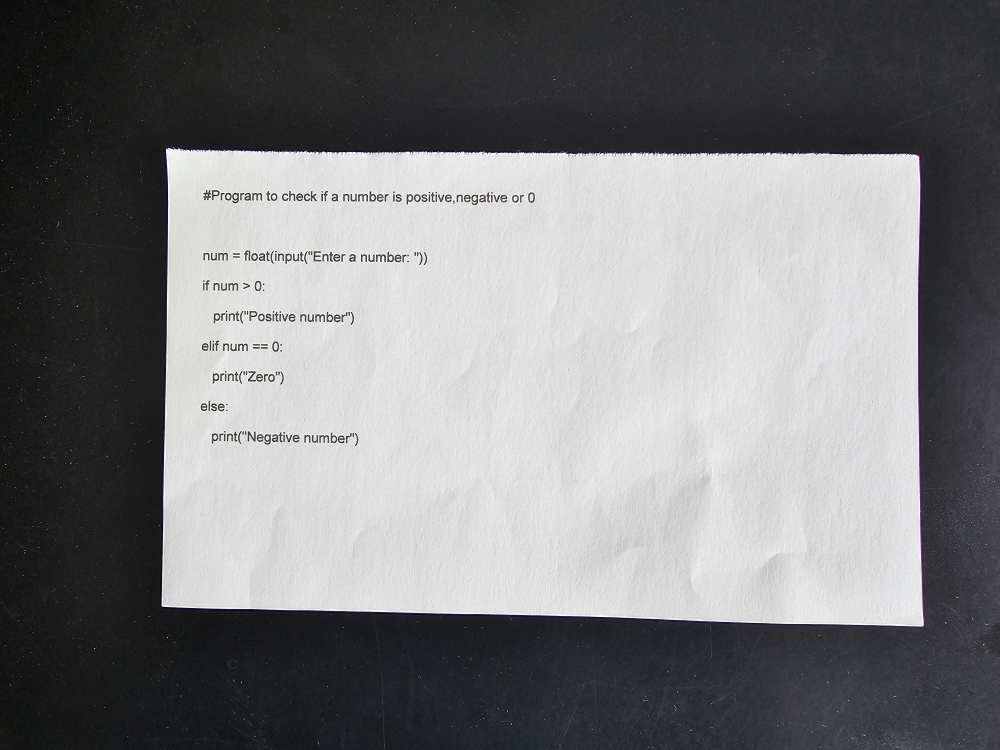
#> input picture Server/Images/20230804_134003.jpg, 4000 x 3000 px (shown at 1/4 size)
$ python -i functions.py   (imports and definitions only)
#> lines starting #> are read from the running program, lines starting #| are printed output that depends on the picture; after the words box and inside, x2 and y2 are one past the last pixel; in counts of white or black regions, pixels touching at a corner belong together
#> further down, picture is the input picture: shape (3000, 4000, 3); mean B, G, R 124.5, 123.1, 122.6
import cv2
import numpy as np

def img_Processing(img):
    # Grayscale
    gray_img=cv2.cvtColor(img,cv2.COLOR_BGR2GRAY)

    # Noise Removal
    gray_img = cv2.bilateralFilter(gray_img,20,30,30)

    # Binarization
    img_bw = cv2.adaptiveThreshold(gray_img,255,cv2.ADAPTIVE_THRESH_MEAN_C, cv2.THRESH_BINARY,9,3)
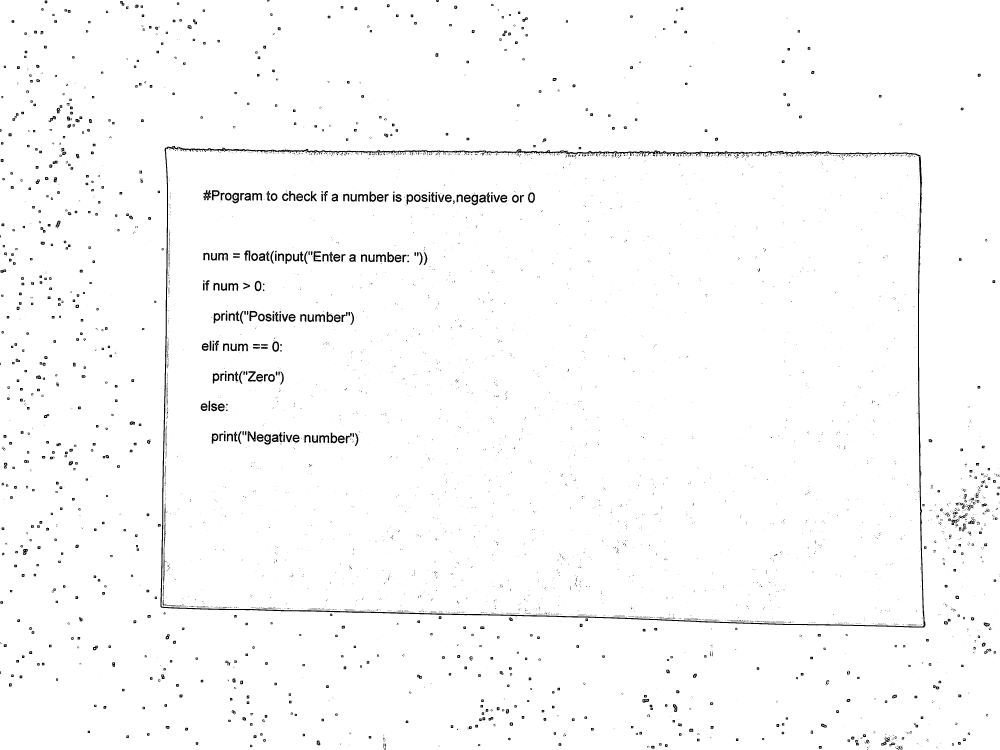
#> img_bw: shape (3000, 4000) (shown at 1/4 size); 98.4% white; 4445 black regions (3380 under 20 px), largest, box (x1, y1, x2, y2) and area: (642, 584, 3702, 2511) 48689, (652, 2089, 664, 2338) 721, (991, 1725, 1023, 1767) 696

    # Morph
    kernal = np.ones((3,2),np.uint8)
    op = cv2.morphologyEx(img_bw,cv2.MORPH_OPEN,kernal)
#> op: shape (3000, 4000); 98.3% white; 4071 black regions (3015 under 20 px), largest, box (x1, y1, x2, y2) and area: (643, 584, 3703, 2511) 50553, (652, 2012, 746, 2426) 1416, (992, 1725, 1024, 1767) 710

    # Thickening
    er=cv2.erode(op,kernal,iterations=1)
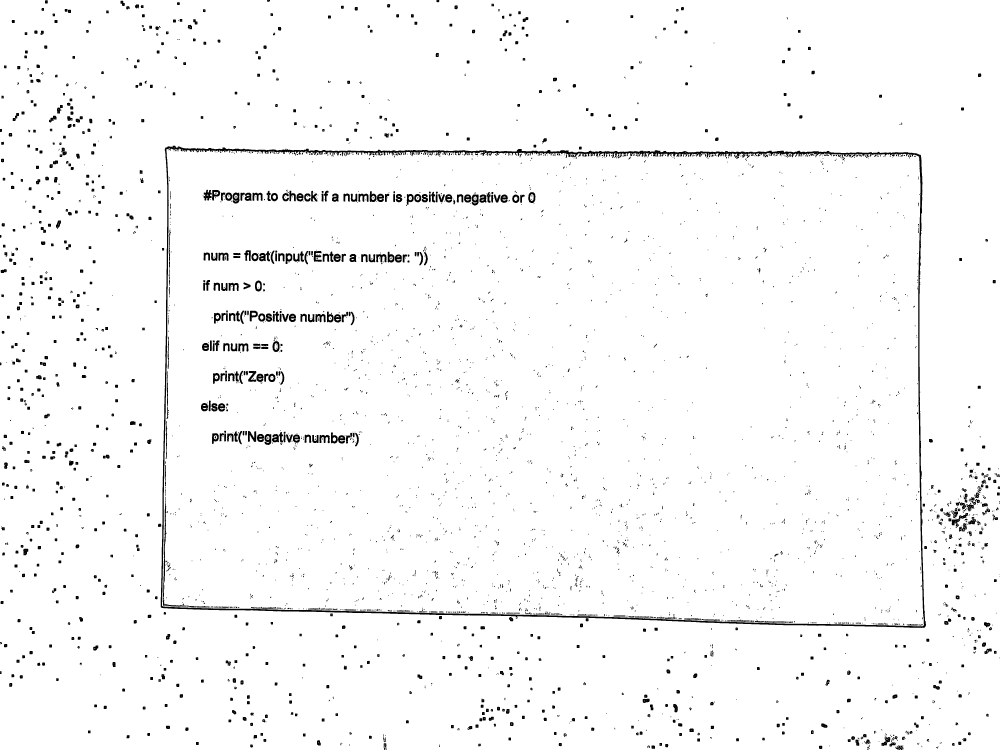
#> er: shape (3000, 4000) (shown at 1/4 size); 97.5% white; 3697 black regions (2145 under 20 px), largest, box (x1, y1, x2, y2) and area: (643, 583, 3704, 2512) 71120, (652, 2011, 747, 2427) 2131, (3807, 2052, 3872, 2108) 1038
    return er

# Rescale
# [66 lines left out: functions rescaleFrame, contures_detection, not called in this run]

>>> import cv2
>>> picture = cv2.imread('Images/20230804_134003.jpg')
>>> result = img_Processing(picture)

$ run again, on Server/Images/20230804_142600.jpg
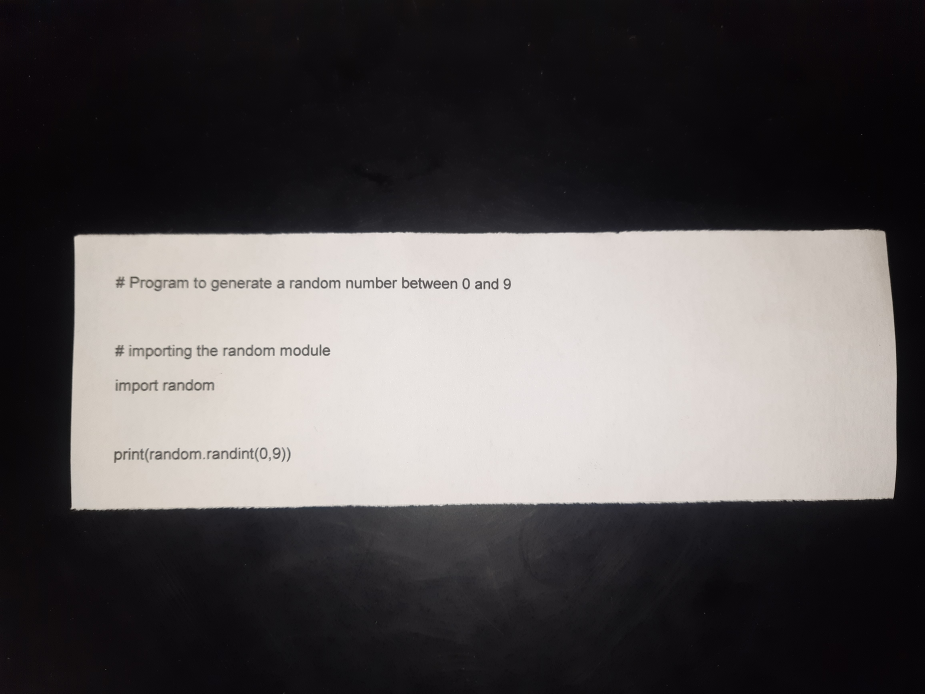
#> input picture Server/Images/20230804_142600.jpg, 4624 x 3468 px (shown at 1/5 size)
#> picture is the input picture: shape (3468, 4624, 3); mean B, G, R 85, 84.8, 88.5
#> in img_Processing, `img_bw = cv2.adaptiveThreshold(gray_img,255,cv2.ADAPTIVE_THRESH_MEAN_C..`:
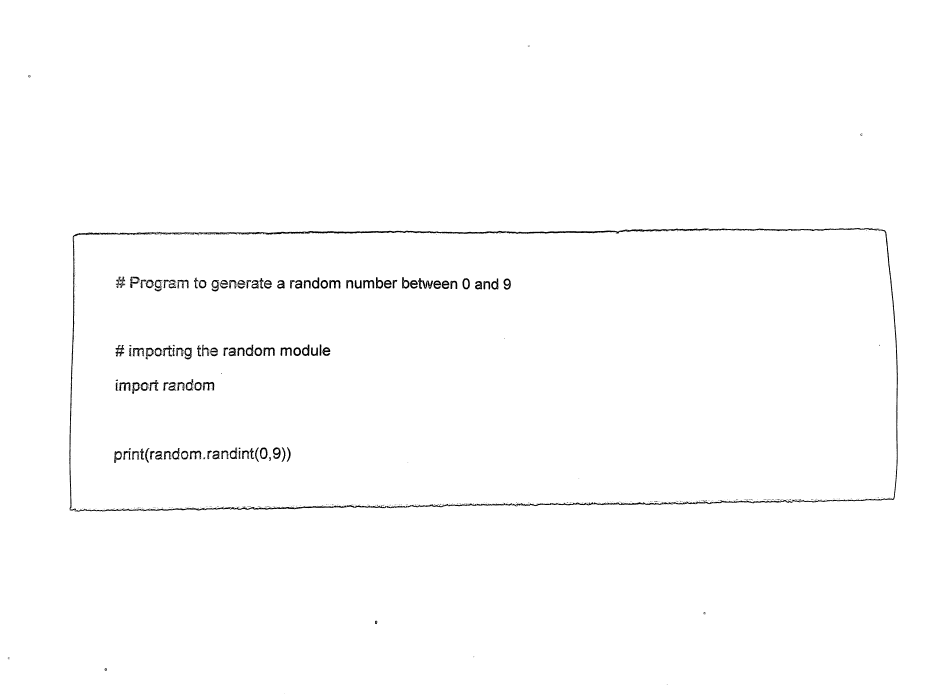
#> img_bw: shape (3468, 4624) (shown at 1/5 size); 99.1% white; 908 black regions (768 under 20 px), largest, box (x1, y1, x2, y2) and area: (347, 1139, 4489, 2553) 44077, (2579, 2498, 3963, 2531) 8495, (1150, 2516, 2382, 2550) 7676
#> op: shape (3468, 4624); 99% white; 596 black regions (468 under 20 px), largest, box (x1, y1, x2, y2) and area: (348, 1139, 4490, 2558) 69227, (2091, 1390, 2166, 1444) 1596, (596, 1911, 654, 1955) 1242
#> in img_Processing, `er=cv2.erode(op,kernal,iterations=1)`:
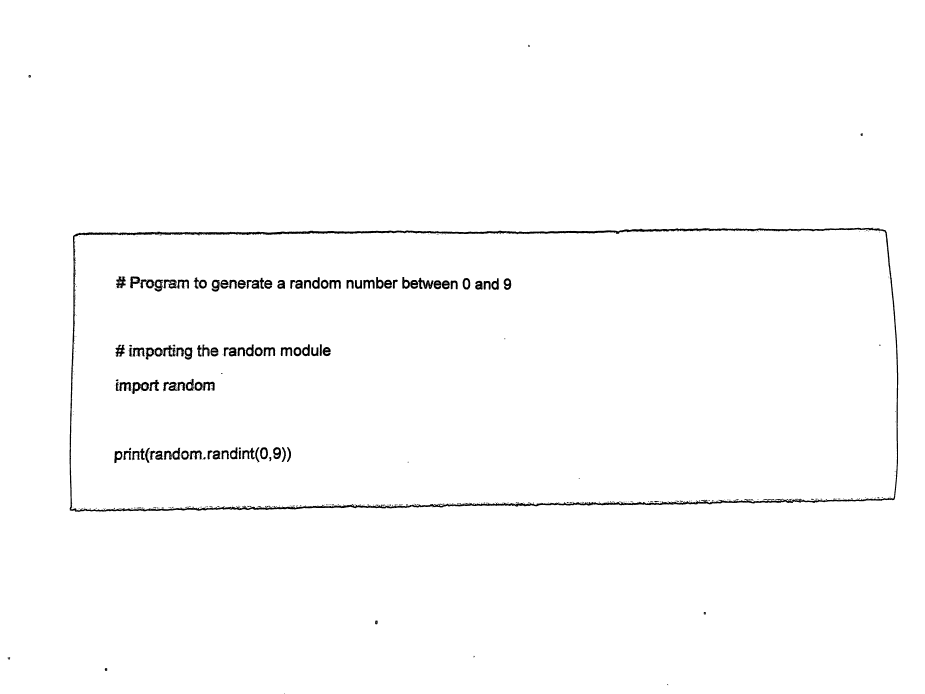
#> er: shape (3468, 4624) (shown at 1/5 size); 98.7% white; 470 black regions (281 under 20 px), largest, box (x1, y1, x2, y2) and area: (348, 1138, 4491, 2559) 93238, (2091, 1389, 2167, 1445) 1993, (817, 1398, 883, 1443) 1682

$ run again, on Server/Images/20230804_142655.jpg
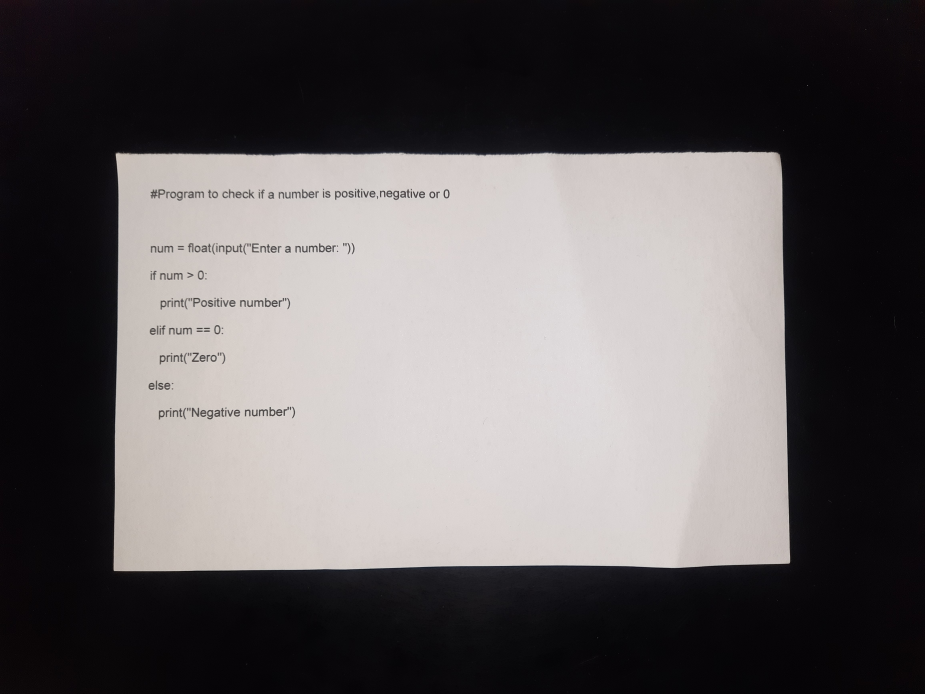
#> input picture Server/Images/20230804_142655.jpg, 4624 x 3468 px (shown at 1/5 size)
#> picture is the input picture: shape (3468, 4624, 3); mean B, G, R 94.4, 93.6, 97.7
#> in img_Processing, `img_bw = cv2.adaptiveThreshold(gray_img,255,cv2.ADAPTIVE_THRESH_MEAN_C..`:
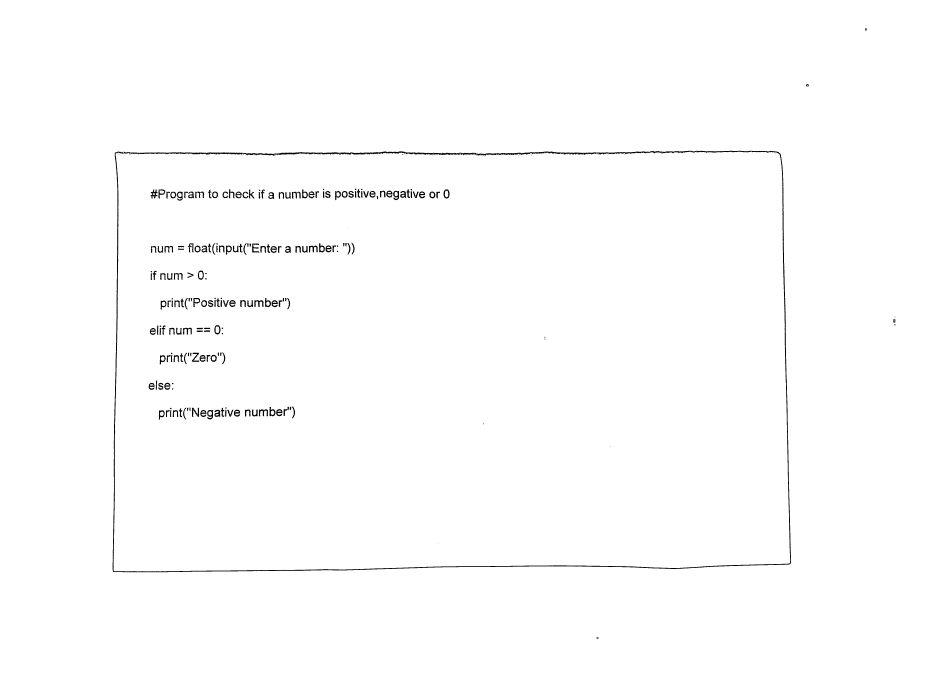
#> img_bw: shape (3468, 4624) (shown at 1/5 size); 99.2% white; 329 black regions (136 under 20 px), largest, box (x1, y1, x2, y2) and area: (563, 753, 3955, 2861) 55724, (959, 2039, 997, 2084) 783, (1294, 2047, 1340, 2082) 766
#> op: shape (3468, 4624); 99.2% white; 241 black regions (53 under 20 px), largest, box (x1, y1, x2, y2) and area: (564, 753, 3956, 2861) 56747, (960, 2039, 998, 2084) 801, (753, 947, 790, 993) 783
#> in img_Processing, `er=cv2.erode(op,kernal,iterations=1)`:
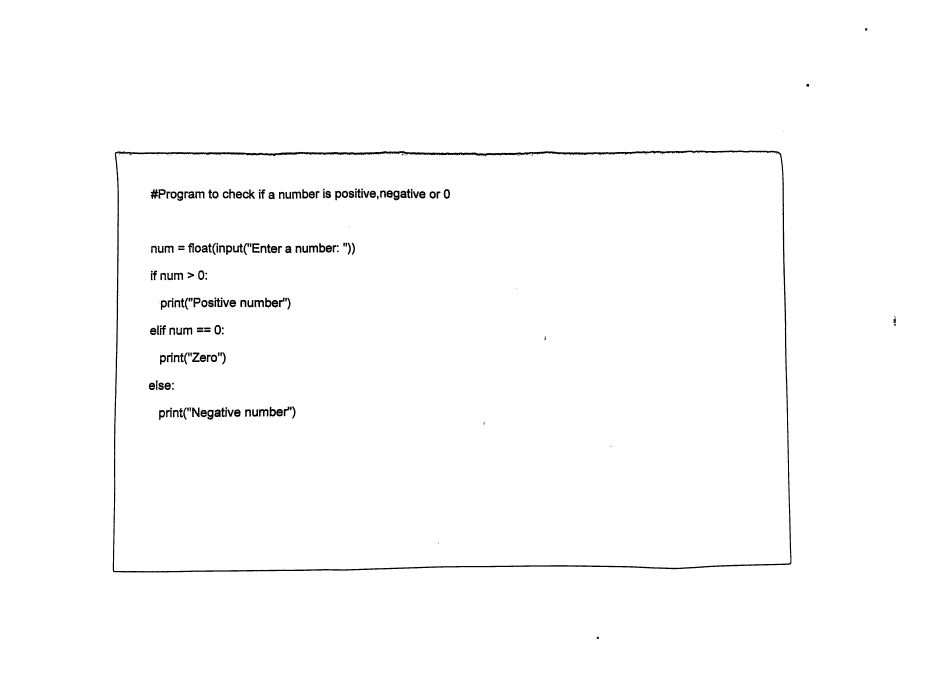
#> er: shape (3468, 4624) (shown at 1/5 size); 98.9% white; 230 black regions (39 under 20 px), largest, box (x1, y1, x2, y2) and area: (564, 752, 3957, 2862) 76083, (1165, 1218, 1215, 1263) 1026, (960, 2038, 999, 2085) 1013
